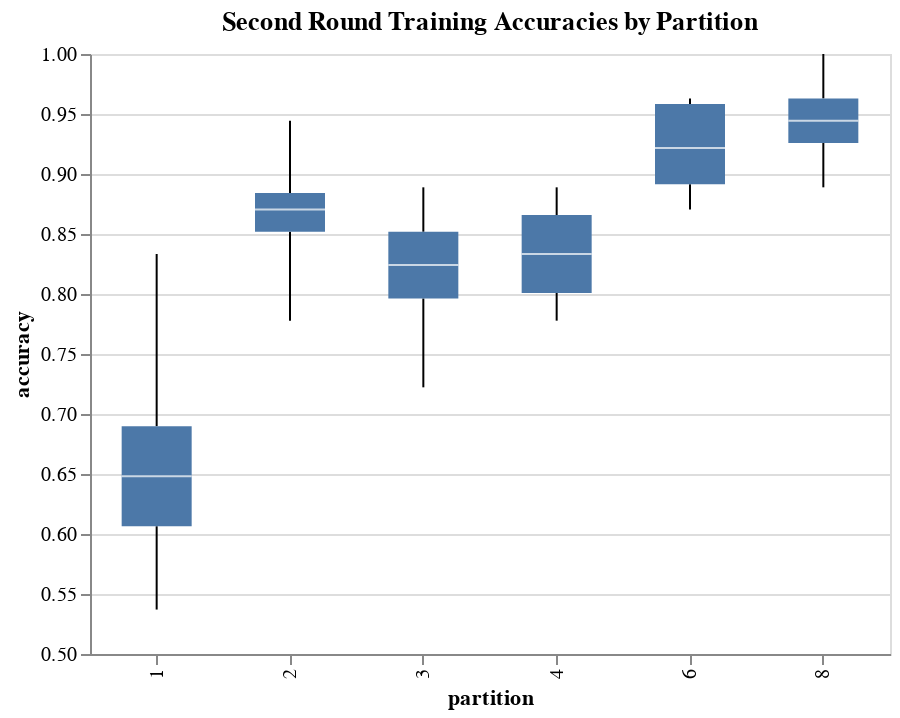

The code cell stored with this chart in its notebook:
### Code cell
second_training_round = pd.read_csv('/content/gdrive/My Drive/final_train_epochs.csv')
second_training_round['partition'] = second_training_round['index']


alt.Chart(second_training_round).mark_boxplot(extent='min-max', size=35).encode(
    x='partition:O',
    y=alt.Y('accuracy:Q', scale=alt.Scale(domain=[0.5,1]))
).properties(
    width=400,
    title='Second Round Training Accuracies by Partition'
)

### Figure 1 — Vega-Lite specification as saved in the notebook (floating-point values rounded to 4 significant figures)
{"config": {"view": {"continuousWidth": 400, "continuousHeight": 300}}, "data": {"name": "data-31bd75c5e8ff35642cf393a30c36aac0"}, "mark": {"type": "boxplot", "extent": "min-max", "size": 35}, "encoding": {"x": {"field": "partition", "type": "ordinal"}, "y": {"field": "accuracy", "scale": {"domain": [0.5, 1]}, "type": "quantitative"}}, "title": "Second Round Training Accuracies by Partition", "width": 400, "$schema": "https://vega.github.io/schema/vega-lite/v4.17.0.json", "datasets": {"data-31bd75c5e8ff35642cf393a30c36aac0": [{"Unnamed: 0": 0, "index": 1.0, "accuracy": 0.6111, "loss": 0.8016, "partition": 1.0}, {"Unnamed: 0": 1, "index": 1.0, "accuracy": 0.537, "loss": 0.9323, "partition": 1.0}, {"Unnamed: 0": 2, "index": 1.0, "accuracy": 0.537, "loss": 0.8102, "partition": 1.0}, {"Unnamed: 0": 3, "index": 1.0, "accuracy": 0.6852, "loss": 0.7715, "partition": 1.0}, {"Unnamed: 0": 4, "index": 1.0, "accuracy": 0.5926, "loss": 0.8316, "partition": 1.0}, {"Unnamed: 0": 5, "index": 1.0, "accuracy": 0.5741, "loss": 0.7823, "partition": 1.0}, {"Unnamed: 0": 6, "index": 1.0, "accuracy": 0.6481, "loss": 0.7448, "partition": 1.0}, {"Unnamed: 0": 7, "index": 1.0, "accuracy": 0.6111, "loss": 0.7857, "partition": 1.0}, {"Unnamed: 0": 8, "index": 1.0, "accuracy": 0.5926, "loss": 0.8451, "partition": 1.0}, {"Unnamed: 0": 9, "index": 1.0, "accuracy": 0.6852, "loss": 0.6919, "partition": 1.0}, {"Unnamed: 0": 10, "index": 1.0, "accuracy": 0.5741, "loss": 0.7487, "partition": 1.0}, {"Unnamed: 0": 11, "index": 1.0, "accuracy": 0.6481, "loss": 0.6628, "partition": 1.0}, {"Unnamed: 0": 12, "index": 1.0, "accuracy": 0.6667, "loss": 0.572, "partition": 1.0}, {"Unnamed: 0": 13, "index": 1.0, "accuracy": 0.7037, "loss": 0.5699, "partition": 1.0}, {"Unnamed: 0": 14, "index": 1.0, "accuracy": 0.5926, "loss": 0.6358, "partition": 1.0}, {"Unnamed: 0": 15, "index": 1.0, "accuracy": 0.7222, "loss": 0.582, "partition": 1.0}, {"Unnamed: 0": 16, "index": 1.0, "accuracy": 0.6296, "loss": 0.6512, "partition": 1.0}, {"Unnamed: 0": 17, "index": 1.0, "accuracy": 0.7037, "loss": 0.6218, "partition": 1.0}, {"Unnamed: 0": 18, "index": 1.0, "accuracy": 0.8333, "loss": 0.4425, "partition": 1.0}, {"Unnamed: 0": 19, "index": 1.0, "accuracy": 0.6111, "loss": 0.7045, "partition": 1.0}, {"Unnamed: 0": 20, "index": 1.0, "accuracy": 0.6852, "loss": 0.5689, "partition": 1.0}, {"Unnamed: 0": 21, "index": 1.0, "accuracy": 0.7222, "loss": 0.5357, "partition": 1.0}, {"Unnamed: 0": 22, "index": 1.0, "accuracy": 0.7037, "loss": 0.5512, "partition": 1.0}, {"Unnamed: 0": 23, "index": 1.0, "accuracy": 0.6481, "loss": 0.661, "partition": 1.0}, {"Unnamed: 0": 24, "index": 1.0, "accuracy": 0.6111, "loss": 0.5826, "partition": 1.0}, {"Unnamed: 0": 25, "index": 1.0, "accuracy": 0.6852, "loss": 0.6292, "partition": 1.0}, {"Unnamed: 0": 26, "index": 1.0, "accuracy": 0.6481, "loss": 0.558, "partition": 1.0}, {"Unnamed: 0": 27, "index": 1.0, "accuracy": 0.7593, "loss": 0.521, "partition": 1.0}, {"Unnamed: 0": 28, "index": 2.0, "accuracy": 0.8148, "loss": 0.5007, "partition": 2.0}, {"Unnamed: 0": 29, "index": 2.0, "accuracy": 0.8704, "loss": 0.3553, "partition": 2.0}, {"Unnamed: 0": 30, "index": 2.0, "accuracy": 0.9444, "loss": 0.3215, "partition": 2.0}, {"Unnamed: 0": 31, "index": 2.0, "accuracy": 0.8519, "loss": 0.3542, "partition": 2.0}, {"Unnamed: 0": 32, "index": 2.0, "accuracy": 0.9259, "loss": 0.3684, "partition": 2.0}, {"Unnamed: 0": 33, "index": 2.0, "accuracy": 0.8889, "loss": 0.2744, "partition": 2.0}, {"Unnamed: 0": 34, "index": 2.0, "accuracy": 0.7778, "loss": 0.4295, "partition": 2.0}, {"Unnamed: 0": 35, "index": 2.0, "accuracy": 0.8704, "loss": 0.3464, "partition": 2.0}, {"Unnamed: 0": 36, "index": 2.0, "accuracy": 0.8704, "loss": 0.355, "partition": 2.0}, {"Unnamed: 0": 37, "index": 2.0, "accuracy": 0.8519, "loss": 0.3509, "partition": 2.0}, {"Unnamed: 0": 38, "index": 2.0, "accuracy": 0.8333, "loss": 0.3158, "partition": 2.0}, {"Unnamed: 0": 39, "index": 2.0, "accuracy": 0.8519, "loss": 0.326, "partition": 2.0}, {"Unnamed: 0": 40, "index": 2.0, "accuracy": 0.8704, "loss": 0.231, "partition": 2.0}, {"Unnamed: 0": 41, "index": 2.0, "accuracy": 0.8889, "loss": 0.2699, "partition": 2.0}, {"Unnamed: 0": 42, "index": 3.0, "accuracy": 0.7963, "loss": 0.4207, "partition": 3.0}, {"Unnamed: 0": 43, "index": 3.0, "accuracy": 0.8519, "loss": 0.4677, "partition": 3.0}, {"Unnamed: 0": 44, "index": 3.0, "accuracy": 0.8704, "loss": 0.3454, "partition": 3.0}, {"Unnamed: 0": 45, "index": 3.0, "accuracy": 0.7963, "loss": 0.3404, "partition": 3.0}, {"Unnamed: 0": 46, "index": 3.0, "accuracy": 0.8519, "loss": 0.3334, "partition": 3.0}, {"Unnamed: 0": 47, "index": 3.0, "accuracy": 0.7963, "loss": 0.4341, "partition": 3.0}, {"Unnamed: 0": 48, "index": 3.0, "accuracy": 0.8333, "loss": 0.357, "partition": 3.0}, {"Unnamed: 0": 49, "index": 3.0, "accuracy": 0.8148, "loss": 0.459, "partition": 3.0}, {"Unnamed: 0": 50, "index": 3.0, "accuracy": 0.7778, "loss": 0.5248, "partition": 3.0}, {"Unnamed: 0": 51, "index": 3.0, "accuracy": 0.8333, "loss": 0.334, "partition": 3.0}, {"Unnamed: 0": 52, "index": 3.0, "accuracy": 0.8889, "loss": 0.2834, "partition": 3.0}, {"Unnamed: 0": 53, "index": 3.0, "accuracy": 0.8704, "loss": 0.3194, "partition": 3.0}, {"Unnamed: 0": 54, "index": 3.0, "accuracy": 0.8704, "loss": 0.3393, "partition": 3.0}, {"Unnamed: 0": 55, "index": 3.0, "accuracy": 0.8333, "loss": 0.3173, "partition": 3.0}, {"Unnamed: 0": 56, "index": 3.0, "accuracy": 0.7963, "loss": 0.5031, "partition": 3.0}, {"Unnamed: 0": 57, "index": 3.0, "accuracy": 0.8333, "loss": 0.4437, "partition": 3.0}, {"Unnamed: 0": 58, "index": 3.0, "accuracy": 0.7963, "loss": 0.4797, "partition": 3.0}, {"Unnamed: 0": 59, "index": 3.0, "accuracy": 0.7593, "loss": 0.493, "partition": 3.0}, {"Unnamed: 0": 60, "index": 3.0, "accuracy": 0.8148, "loss": 0.359, "partition": 3.0}, {"Unnamed: 0": 61, "index": 3.0, "accuracy": 0.8333, "loss": 0.3848, "partition": 3.0}, {"Unnamed: 0": 62, "index": 3.0, "accuracy": 0.8519, "loss": 0.3828, "partition": 3.0}, {"Unnamed: 0": 63, "index": 3.0, "accuracy": 0.7593, "loss": 0.467, "partition": 3.0}, {"Unnamed: 0": 64, "index": 3.0, "accuracy": 0.8333, "loss": 0.3982, "partition": 3.0}, {"Unnamed: 0": 65, "index": 3.0, "accuracy": 0.7222, "loss": 0.4403, "partition": 3.0}, {"Unnamed: 0": 66, "index": 3.0, "accuracy": 0.8148, "loss": 0.4416, "partition": 3.0}, {"Unnamed: 0": 67, "index": 3.0, "accuracy": 0.8148, "loss": 0.4566, "partition": 3.0}, {"Unnamed: 0": 68, "index": 3.0, "accuracy": 0.8148, "loss": 0.4022, "partition": 3.0}, {"Unnamed: 0": 69, "index": 3.0, "accuracy": 0.8704, "loss": 0.3217, "partition": 3.0}, {"Unnamed: 0": 70, "index": 4.0, "accuracy": 0.7963, "loss": 0.4207, "partition": 4.0}, {"Unnamed: 0": 71, "index": 4.0, "accuracy": 0.8519, "loss": 0.4677, "partition": 4.0}, {"Unnamed: 0": 72, "index": 4.0, "accuracy": 0.8704, "loss": 0.3454, "partition": 4.0}, {"Unnamed: 0": 73, "index": 4.0, "accuracy": 0.7963, "loss": 0.3404, "partition": 4.0}, {"Unnamed: 0": 74, "index": 4.0, "accuracy": 0.8519, "loss": 0.3334, "partition": 4.0}, {"Unnamed: 0": 75, "index": 4.0, "accuracy": 0.7963, "loss": 0.4341, "partition": 4.0}, {"Unnamed: 0": 76, "index": 4.0, "accuracy": 0.8333, "loss": 0.357, "partition": 4.0}, {"Unnamed: 0": 77, "index": 4.0, "accuracy": 0.8148, "loss": 0.459, "partition": 4.0}, {"Unnamed: 0": 78, "index": 4.0, "accuracy": 0.7778, "loss": 0.5248, "partition": 4.0}, {"Unnamed: 0": 79, "index": 4.0, "accuracy": 0.8333, "loss": 0.334, "partition": 4.0}, {"Unnamed: 0": 80, "index": 4.0, "accuracy": 0.8889, "loss": 0.2834, "partition": 4.0}, {"Unnamed: 0": 81, "index": 4.0, "accuracy": 0.8704, "loss": 0.3194, "partition": 4.0}, {"Unnamed: 0": 82, "index": 4.0, "accuracy": 0.8704, "loss": 0.3393, "partition": 4.0}, {"Unnamed: 0": 83, "index": 4.0, "accuracy": 0.8333, "loss": 0.3173, "partition": 4.0}, {"Unnamed: 0": 84, "index": 6.0, "accuracy": 0.8704, "loss": 0.3726, "partition": 6.0}, {"Unnamed: 0": 85, "index": 6.0, "accuracy": 0.8989, "loss": 0.2316, "partition": 6.0}, {"Unnamed: 0": 86, "index": 6.0, "accuracy": 0.8889, "loss": 0.1318, "partition": 6.0}, {"Unnamed: 0": 87, "index": 6.0, "accuracy": 0.9444, "loss": 0.1311, "partition": 6.0}, {"Unnamed: 0": 88, "index": 6.0, "accuracy": 0.963, "loss": 0.1352, "partition": 6.0}, {"Unnamed: 0": 89, "index": 6.0, "accuracy": 0.963, "loss": 0.07144, "partition": 6.0}, {"Unnamed: 0": 90, "index": 8.0, "accuracy": 0.9444, "loss": 0.1774, "partition": 8.0}, {"Unnamed: 0": 91, "index": 8.0, "accuracy": 0.9259, "loss": 0.2352, "partition": 8.0}, {"Unnamed: 0": 92, "index": 8.0, "accuracy": 0.9074, "loss": 0.2735, "partition": 8.0}, {"Unnamed: 0": 93, "index": 8.0, "accuracy": 1.0, "loss": 0.08861, "partition": 8.0}, {"Unnamed: 0": 94, "index": 8.0, "accuracy": 0.9444, "loss": 0.2259, "partition": 8.0}, {"Unnamed: 0": 95, "index": 8.0, "accuracy": 0.9259, "loss": 0.2035, "partition": 8.0}, {"Unnamed: 0": 96, "index": 8.0, "accuracy": 0.9444, "loss": 0.1571, "partition": 8.0}, {"Unnamed: 0": 97, "index": 8.0, "accuracy": 0.8889, "loss": 0.1773, "partition": 8.0}, {"Unnamed: 0": 98, "index": 8.0, "accuracy": 0.963, "loss": 0.148, "partition": 8.0}, {"Unnamed: 0": 99, "index": 8.0, "accuracy": 0.963, "loss": 0.1015, "partition": 8.0}, {"Unnamed: 0": 100, "index": 8.0, "accuracy": 0.9815, "loss": 0.1004, "partition": 8.0}, {"Unnamed: 0": 101, "index": 8.0, "accuracy": 0.9444, "loss": 0.1648, "partition": 8.0}, {"Unnamed: 0": 102, "index": 8.0, "accuracy": 1.0, "loss": 0.09572, "partition": 8.0}, {"Unnamed: 0": 103, "index": 8.0, "accuracy": 0.9074, "loss": 0.1792, "partition": 8.0}]}}
